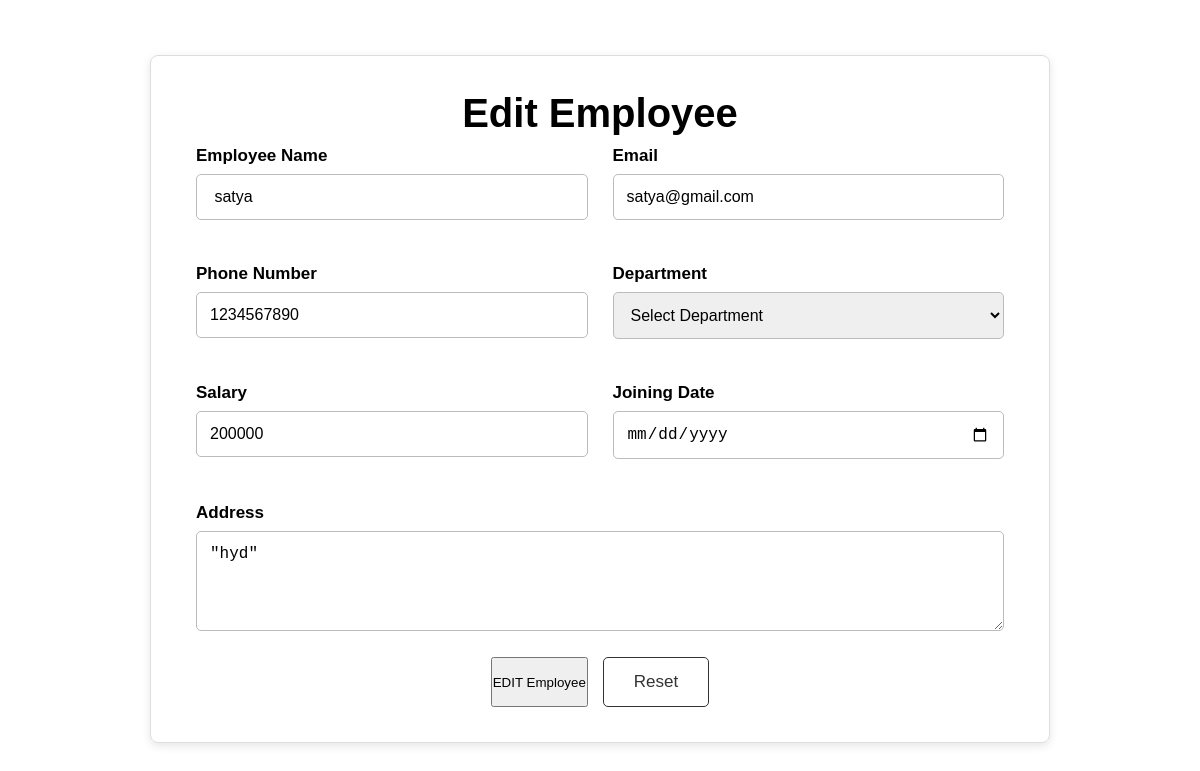
The app's page /edit-employee/7 (signed in) with its own data.
### tables this page shows
CREATE TABLE employees(
        id INTEGER PRIMARY KEY AUTOINCREMENT,
        name TEXT NOT NULL,
        email TEXT NOT NULL,
        phone TEXT NOT NULL,
        department TEXT NOT NULL,
        salary INTEGER NOT NULL,
        joining_date TEXT NOT NULL,
        address TEXT
        );

### server.py (the view, shortened to what this page needs)
@app.route("/edit-employee/<int:id>", methods=["GET"])
def edit_employee_page(id):
    if not login_required():
        return redirect("/login")
    connection = get_database_connection()
    cursor = connection.cursor()
    cursor.execute("""
        SELECT *
        FROM employees
        WHERE id = ?
    """,
    (
        id,
    ))
    employee = cursor.fetchone()
    connection.close()
    theme = request.cookies.get(
        "theme",
        "light"
    )
    return render_template(
        "edit-employee.html",
        employee=employee,
        theme=theme
    )

### server.py (called while the page is built)
def get_database_connection():
    connection = sqlite3.connect("users.db")
    connection.row_factory = sqlite3.Row
    return connection

def login_required():
    return "user_id" in session

### templates/edit-employee.html (shortened to what this page needs)
<!DOCTYPE html>
<html lang="en">
<head>
</head>
<body>
    <div class="container">
        <h1>Edit Employee</h1>
        <form
            action="/edit-employee/{{ employee['id']}}"
            method="POST">
            <div class="row">
                <div class="form-group">
                    <label for="name">Employee Name</label>
                    <input
                        type="text"
                        id="name"
                        name="name"
                        value=" {{employee['name']}}"
                        placeholder="Enter employee name"
                        required>
                </div>
                <div class="form-group">
                    <label for="email">
                        Email
                    </label>
                    <input
                        type="email"
                        id="email"
                        name="email"
                        value="{{employee['email']}}"
                        placeholder="Enter email"
                        required>
                </div>
            </div>
            <div class="row">
                <div class="form-group">
                    <label for="phone">
                        Phone Number
                    </label>
                    <input
                        type="tel"
                        id="phone"
                        name="phone"
                        value="{{employee['phone']}}"
                        placeholder="Enter phone number"
                        required>
                </div>
                <div class="form-group">
                    <label for="department">
                        Department
                    </label>
                    <select
                        id="department"
                        name="department"
                        value="{{employee['department']}}"
                        required>
                        <option value="">
                            Select Department
                        </option>
                    </select>
                </div>
            </div>
            <div class="row">
                <div class="form-group">
                    <label for="salary">
                        Salary
                    </label>
                    <input
                        type="number"
                        id="salary"
                        name="salary"
                        value="{{employee['salary']}}"
                        placeholder="Enter salary"
                        required>
                </div>
                <div class="form-group">
                    <label for="joining_date">
                        Joining Date
                    </label>
                    <input
                        type="date"
                        id="joining_date"
                        name="joining_date"
                        value="{{employee[joining_date]}}"
                        required>
                </div>
            </div>
            <div class="form-group">
                <label for="address">
                    Address
                </label>
                <textarea
                    id="address"
                    name="address"
                    rows="4"
                    placeholder="Enter employee address ">"{{employee['address'] or '_'}}"</textarea>
            </div>
            <div class="buttons">
                <button
                    type="submit"
                    class="edit-btn">
                    EDIT Employee
                </button>
                <button
                    type="reset"
                    class="reset-btn">
                    Reset
                </button>
            </div>
        </form>
    </div>
</body>
</html>
</body>
</html>

### templates/edit-employee.html (style rules this page uses)
* { margin: 0; padding: 0; box-sizing: border-box; }
body { font-family: Arial, sans-serif; background-color: #ffffff; }
.container { width: 75%; max-width: 1000px; margin: 55px auto; padding: 35px 45px; border: 1px solid #ddd; border-radius: 8px; box-shadow: 0 3px 10px rgba(0, 0, 0, 0.1); }
h1 { text-align: center; font-size: 40px; margin-bottom: 10px; }
.row { display: flex; gap: 25px; margin-bottom: 22px; }
.form-group { flex: 1; margin-bottom: 22px; }
label { display: block; font-size: 17px; font-weight: bold; margin-bottom: 8px; }
input, select, textarea { width: 100%; padding: 13px; font-size: 16px; border: 1px solid #bbb; border-radius: 5px; outline: none; }
textarea { resize: vertical; }
.buttons { display: flex; justify-content: center; gap: 15px; margin-top: 10px; }
.reset-btn { background-color: white; color: #333; border: 1px solid #333; padding: 14px 30px; font-size: 17px; border-radius: 5px; cursor: pointer; }

### records on screen
employees: name "satya", email "satya@gmail.com", phone "1234567890", salary "200000", address "\"hyd\""
